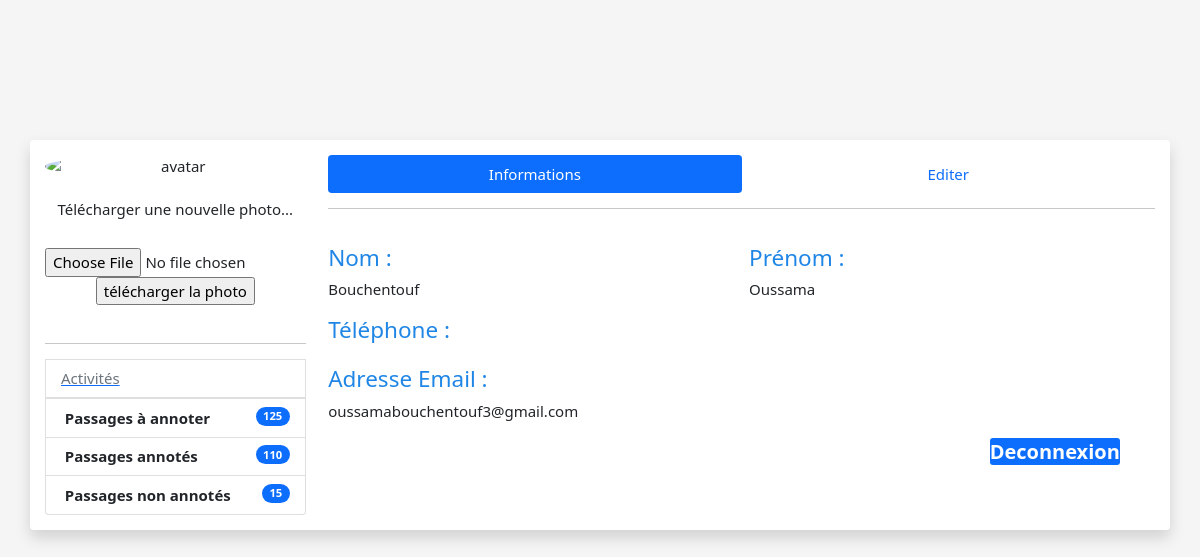
Page /Profil/index.php (signed in) on the committed database.
### tables this page shows
CREATE TABLE `utilisateur` (
  `id_uti` int(11) NOT NULL,
  `nom` varchar(100) NOT NULL,
  `prenom` varchar(100) NOT NULL,
  `email` varchar(255) NOT NULL,
  `mdp` varchar(100) NOT NULL,
  `photo` varchar(255) NOT NULL,
  `superutilisateur` tinyint(1) DEFAULT NULL,
  `telephone` int(11) DEFAULT NULL,
  `oldmdp` char(255) DEFAULT NULL
);

### Profil/index.php (the view, shortened to what this page needs)
<!DOCTYPE html>
<html>
<head>
  <link href="https://cdn.jsdelivr.net/npm/bootstrap@5.0.2/dist/css/bootstrap.min.css" rel="stylesheet"
>
  <link href="profil.css" rel="stylesheet">
</head>
<body>
  <div class="container-lg shadow p-3 bg-white rounded">
    <div class="row">
      <div class="col-sm-3">
        <div class="text-center">
          <img src="http://ssl.gstatic.com/accounts/ui/avatar_2x.png" class="rounded-circle mb-4" alt="avatar" id="prof" style="display:block;" onclick="triggerClick()">
          <h6>Télécharger une nouvelle photo...</h6><br>
          <form action="index.php"  method="POST" enctype="multipart/form-data">
          <input type="file"  name="image"class="text-center center-block file-upload" id="image" onchange="displayImage" >
          <input type="submit" name="upload" value="télécharger la photo">
          </form>
        </div>
        <br>
        <hr>
        <ul class="list-group">
          <a href="../Annotation/index.php"><li class="list-group-item text-muted">Activités </li></a>
          <li class="list-group-item d-flex justify-content-between align-items-start">
              <div class="ms-1 me-auto">
                <div class="fw-bold">Passages à annoter</div>
              </div>
              <span class="badge bg-primary rounded-pill">125</span>
          </li>
          <li class="list-group-item d-flex justify-content-between align-items-start">
              <div class="ms-1 me-auto">
                <div class="fw-bold">Passages annotés</div>
              </div>
              <span class="badge bg-primary rounded-pill">110</span>
          </li>
          <li class="list-group-item d-flex justify-content-between align-items-start">
              <div class="ms-1 me-auto">
                <div class="fw-bold">Passages non annotés</div>
              </div>
              <span class="badge bg-primary rounded-pill">15</span>
          </li>
        </ul>
      </div>
      <div class="col-sm-9">
        <ul class="nav nav-pills mb-3" id="pills-tab" role="tablist">
          <li class="nav-item col-sm-6" role="presentation">
            <button class="w-100 nav-link active text-center" id="pills-home-tab" data-bs-toggle="pill"
              data-bs-target="#home" type="button" role="tab" aria-controls="pills-home"
              aria-selected="true">Informations</button>
          </li>
          <li class="nav-item col-sm-6" role="presentation">
            <button  class="w-100 nav-link text-center" id="pills-profile-tab" data-bs-toggle="pill"
              data-bs-target="#edit" type="button" role="tab" aria-controls="pills-profile"
              aria-selected="false">Editer</button>
          </li>
        </ul>
        <div class="tab-content" id="pills-tabContent">
          <div class="tab-pane fade show active" id="home" role="tabpanel" aria-labelledby="pills-home-tab">
            <hr>
            <?php
                require_once("../db.php");
                $id = (isset($_SESSION['id_uti']) ? $_SESSION['id_uti'] : '' );
                $infos = $con->query("SELECT * FROM utilisateur WHERE id_uti=". $id);
                $res = $infos->fetch_assoc();
                   ?>
                    <form class="form" action="##" method="post" id="affichage">
                      <div class="row g-3" style="margin-top: 20px;">
                        <div class="col-6" >
                          <label for="first_name">
                            <h4 style="color: rgba(9, 121, 226, 0.904);">Nom :</h4>
                          </label>
                          <p> <?php echo htmlspecialchars($res['nom']); ?> </p>
                        </div>
                        <div class="col-6">
                          <label for="last_name">
                            <h4 style="color: rgba(9, 121, 226, 0.904);">Prénom :</h4>
                          </label>
                          <p><?php echo htmlspecialchars($res['prenom']); ?></p>
                        </div>
                      </div>
                <div class="col-12 mb-3">
                  <label for="phone">
                    <h4 style="color: rgba(9, 121, 226, 0.904);">Téléphone :</h4>
                  </label>
                </div>
                <div class="col-12 mb-3">
                  <label for="email">
                    <h4 style="color: rgba(9, 121, 226, 0.904);">Adresse Email :</h4>
                  </label>
                  <p><?php echo htmlspecialchars($res['email']); ?></p>
                </div>
            </form>
            <a href="index.php?deco=1" style="margin-left:80%;font-weight: bold;font-size:20px;background-color:#0D6EFD;color:#FFFFFF;border-radius:3px;text-decoration: none;">Deconnexion</a>
          </div>
        </div>
      </div>
    </div>
  </div>
</body>
</html>

### Profil/profil.css (style rules this page uses)
* { font-size: 15px; }
body { align-items: center; padding-top: 40px; padding-bottom: 40px; background-color: #f5f5f5; }
.container-lg { margin-top: 100px; }

### rows in the picture
utilisateur: nom "Bouchentouf", prenom "Oussama", email "oussamabouchentouf3@gmail.com"
